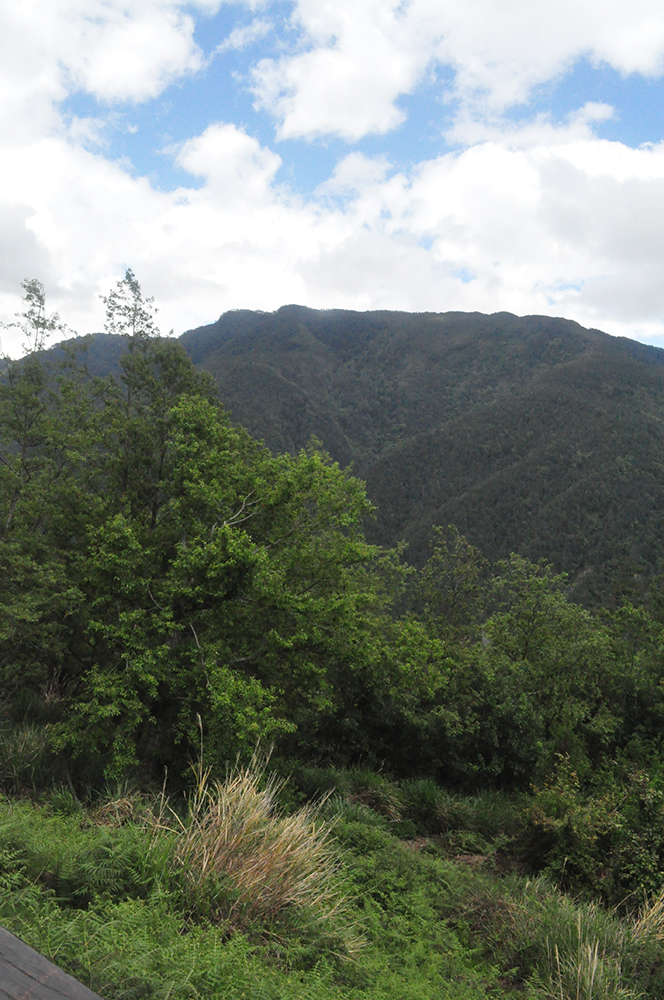
#> input picture stitched_image.png, 664 x 1000 px; its folder holds only this picture in this run
$ python -i segmentation_ops.py   (imports and definitions only)
#> lines starting #> are read from the running program, lines starting #| are printed output that depends on the picture; after the words box and inside, x2 and y2 are one past the last pixel; in counts of white or black regions, pixels touching at a corner belong together
#> further down, picture is the input picture: shape (1000, 664, 3); mean B, G, R 114.3, 124.5, 116.3
import cv2

def global_thresholding(image, threshold_value=127):
#> called with threshold_value = 127
    gray_image = cv2.cvtColor(image, cv2.COLOR_BGR2GRAY)
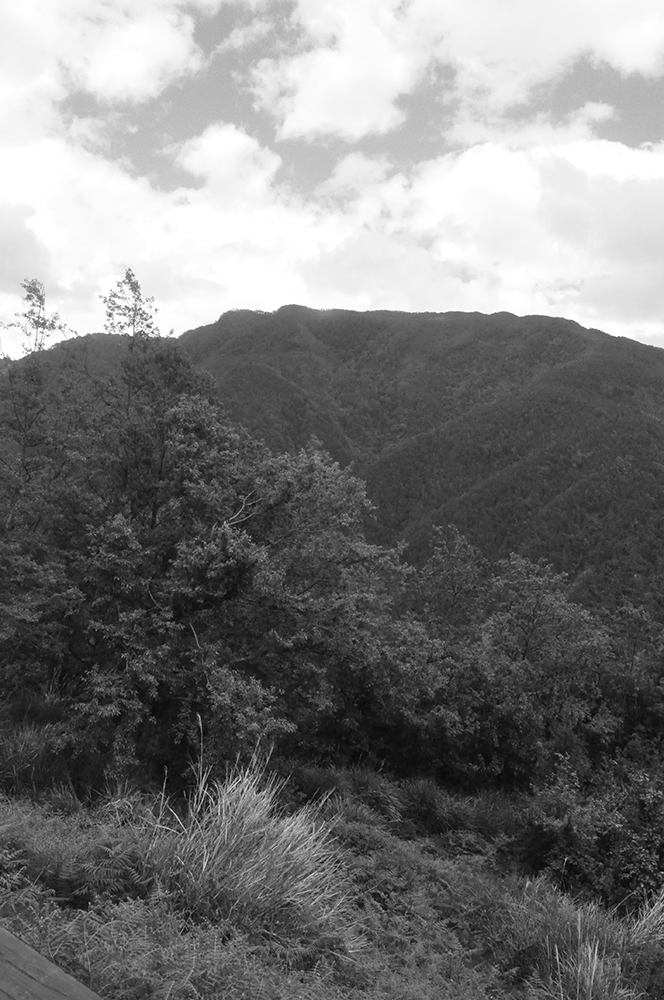
#> gray_image: shape (1000, 664); min 0, max 255, mean 120.9
    _, thresholded_img = cv2.threshold(gray_image, threshold_value, 255, cv2.THRESH_BINARY)
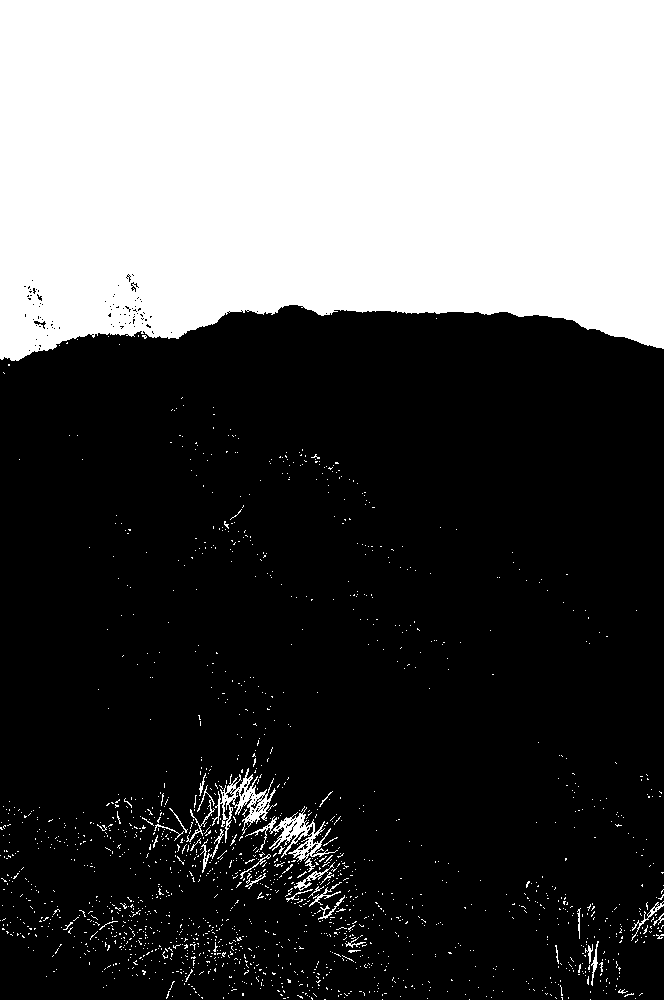
#> thresholded_img: shape (1000, 664); 33.8% white; 1732 white regions (1693 under 20 px), largest, box (x1, y1, x2, y2) and area: (0, 0, 664, 361) 215504, (212, 768, 276, 843) 1289, (245, 807, 338, 862) 1246
    return cv2.cvtColor(thresholded_img, cv2.COLOR_GRAY2BGR)

def adaptive_thresholding(image):
    gray_image = cv2.cvtColor(image, cv2.COLOR_BGR2GRAY)
    thresholded_img = cv2.adaptiveThreshold(gray_image, 255, cv2.ADAPTIVE_THRESH_MEAN_C, cv2.THRESH_BINARY, 11, 2)
    return cv2.cvtColor(thresholded_img, cv2.COLOR_GRAY2BGR)

>>> import cv2
>>> picture = cv2.imread('../../stitched_image.png')
>>> result = global_thresholding(picture)
